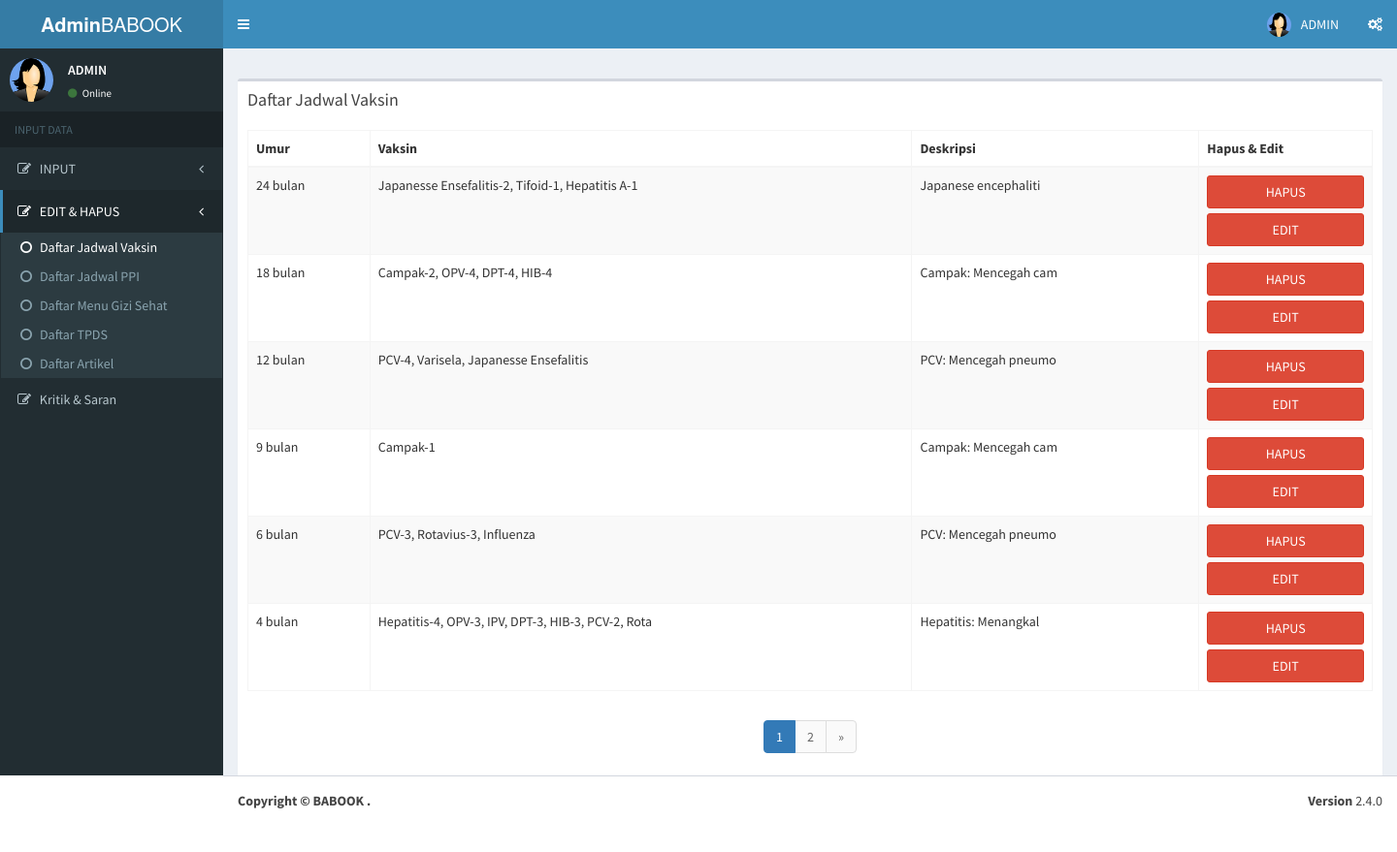
Page /ci319/assets/adminlte24/pages/forms/tampiljadwalvaksin.php (signed in) on the committed database.
### tables this page shows
CREATE TABLE `jadwal_vaksin` (
  `id_vaksin` int(3) NOT NULL,
  `bulan` enum('0 bulan','1 bulan','2 bulan','3 bulan','4 bulan','5 bulan','6 bulan','7 bulan','8 bulan','9 bulan','10 bulan','11 bulan','12 bulan','13 bulan','14 bulan','15 bulan','16 bulan','17 bulan','18 bulan','19 bulan','20 bulan','21 bulan','22 bulan','23 bulan','24 bulan') DEFAULT NULL,
  `nama_vaksin` varchar(50) DEFAULT NULL,
  `deskripsi` varchar(250) NOT NULL
);

### fungsijadwal.php (called while the page is built, shortened)
<?php
$mysqli = mysqli_connect("localhost","root", "", "babook");
function query($query){
	global $mysqli;
	$result= mysqli_query($mysqli,$query) ;
	$rows=[];
	while ($row=mysqli_fetch_assoc($result)) {
		$rows[]=$row;
	}
	return $rows;
}
?>

### ci319/assets/adminlte24/pages/forms/tampiljadwalvaksin.php (the view, shortened to what this page needs)
<?php
require '../../../../../fungsijadwal.php';
  ?>
<!DOCTYPE html>
<html>
<head>
  <link rel="stylesheet" href="../../bower_components/bootstrap/dist/css/bootstrap.min.css">
  <link rel="stylesheet" href="../../bower_components/font-awesome/css/font-awesome.min.css">
  <link rel="stylesheet" href="../../bower_components/Ionicons/css/ionicons.min.css">
  <link rel="stylesheet" href="../../bower_components/bootstrap-daterangepicker/daterangepicker.css">
  <link rel="stylesheet" href="../../bower_components/bootstrap-datepicker/dist/css/bootstrap-datepicker.min.css">
  <link rel="stylesheet" href="../../plugins/iCheck/all.css">
  <link rel="stylesheet" href="../../bower_components/bootstrap-colorpicker/dist/css/bootstrap-colorpicker.min.css">
  <link rel="stylesheet" href="../../plugins/timepicker/bootstrap-timepicker.min.css">
  <link rel="stylesheet" href="../../bower_components/select2/dist/css/select2.min.css">
  <link rel="stylesheet" href="../../dist/css/AdminLTE.min.css">
  <link rel="stylesheet" href="../../dist/css/skins/_all-skins.min.css">
    <link rel="stylesheet" href="../../plugins/pace/pace.min.css">
</head>
<body class="hold-transition skin-blue sidebar-mini">
<div class="wrapper">
  <header class="main-header">
    <a href="welcome.php" class="logo">
      <span class="logo-lg"><b>Admin</b>BABOOK</span>
    </a>
    <nav class="navbar navbar-static-top">
      <a href="#" class="sidebar-toggle" data-toggle="push-menu" role="button">
      </a>
      <div class="navbar-custom-menu">
        <ul class="nav navbar-nav">
          <li class="dropdown user user-menu">
            <a href="#" class="dropdown-toggle" data-toggle="dropdown">
              <img src="../../dist/img/user.jpg" class="user-image" alt="User Image">
              <span class="hidden-xs">ADMIN</span>
            </a>
          </li>
          <li>
            <a href="#" data-toggle="control-sidebar"><i class="fa fa-gears"></i></a>
          </li>
        </ul>
      </div>
    </nav>
  </header>
  <aside class="main-sidebar">
    <section class="sidebar">
      <div class="user-panel">
        <div class="pull-left image">
          <img src="../../dist/img/user.jpg" class="img-circle" alt="User Image">
        </div>
        <div class="pull-left info">
          <p>ADMIN</p>
          <a href="#"><i class="fa fa-circle text-success"></i> Online</a>
        </div>
      </div>
      <ul class="sidebar-menu" data-widget="tree">
        <li class="header">INPUT DATA</li>
        <li class="treeview">
        <a href="#">
            <i class="fa fa-edit"></i> <span>INPUT</span>
            <span class="pull-right-container">
              <i class="fa fa-angle-left pull-right"></i>
            </span>
          </a>
        </li>
        <li class="treeview active">
         <a href="#">
            <i class="fa fa-edit"></i> <span>EDIT & HAPUS</span>
            <span class="pull-right-container">
              <i class="fa fa-angle-left pull-right"></i>
            </span>
          </a>
          <ul class="treeview-menu" style="display:block;">
              <li class="active"><a href="tampiljadwalvaksin.php"><i class="fa fa-circle-o"></i>Daftar Jadwal Vaksin</a></li>
              <li><a href="tampiljadwalppi.php"><i class="fa fa-circle-o"></i>Daftar Jadwal PPI</a></li>
              <li><a href="tampilmenu.php"><i class="fa fa-circle-o"></i>Daftar Menu Gizi Sehat</a></li>
              <li><a href="tampilkpsp.php"><i class="fa fa-circle-o"></i>Daftar TPDS</a></li>
               <li><a href="tampilartikel.php"><i class="fa fa-circle-o"></i>Daftar Artikel</a></li>
                        </ul>
        </li>
              <li class="treeview">
         <a href="#">
            <i class="fa fa-edit"></i> <span>Kritik & Saran</span>
          </a>
    </li>
    </section>
  </aside>
  <div class="content-wrapper">
    <section class="content-header">
    </section>
    <section class="content">
      <div class="row">
        <div class="col-md-6">
            </div>
          </div>
 <div class="box">
              <div class="box-header">
                <h3 class="box-title">Daftar Jadwal Vaksin</h3>
              </div>
              <?php
$jumlahDataPerHalaman = 6;
$jumlahData = count(query("SELECT * from jadwal_vaksin order by id_vaksin desc"));
$jumlahHalaman = ceil($jumlahData / $jumlahDataPerHalaman);
$halamanAktif = (isset($_GET["halaman"]) ) ? $_GET["halaman"] : 1;
$awalData = ( $jumlahDataPerHalaman * $halamanAktif) - $jumlahDataPerHalaman;
$jadwal_vaksin=query("SELECT * FROM jadwal_vaksin order by id_vaksin desc limit $awalData, $jumlahDataPerHalaman");
 ?>
               <form>
              <div class="box-body">
                <table id="example1" class="table table-bordered table-striped">
                 <thead>
            <tr>
                <th>Umur</th>
                <th>Vaksin</th>
                <th>Deskripsi</th>
                <th>Hapus & Edit</th>
               </tr>
            </thead>
              <tbody>
            <?php foreach ($jadwal_vaksin as $row):  ?>
            <tr>
                <td><?= $row["bulan"]; ?></td>
                <td><?= $row["nama_vaksin"]; ?></td>
                <td><?= substr($row['deskripsi'],0,20); ?></td>
                <td><a type="button" class="btn btn-block btn-danger" href="hapusjadwalvaksin.php?id_vaksin=<?= $row["id_vaksin"]; ?>">HAPUS</a><a type="button" class="btn btn-block btn-danger" href="updatejadwalvaksin.php?id_vaksin=<?= $row["id_vaksin"]; ?>">EDIT</a></td>
                </tr>
            <?php endforeach;?>
              </table>
          </div>
                <div class="text-center">
<nav aria-label="Page navigation example">
  <ul class="pagination justify-content-center">
<?php for ($i=1; $i<= $jumlahHalaman ; $i++) : ?>
  <li class="page-item active">
  <?php if ($i == $halamanAktif) : ?>
    <a class="page-link" href="?halaman=<?= $i; ?>"><?php echo $i; ?></a>
    <?php else : ?>
    </li>
    <li class="page-item">
      <a class="page-link" href="?halaman=<?= $i; ?>"><?php echo $i; ?></a>
    <?php endif; ?>
  </li>
<?php endfor; ?>
<?php if($halamanAktif < $jumlahHalaman) : ?>
  <li class="page-item">
  <a class="page-link" href="?halaman=<?= $halamanAktif + 1; ?>">
    <span>&raquo;</span>
  </a>
<?php endif; ?>
</li>
</ul>
</nav>
</div>
</div>
</div>
              </div>
  <footer class="main-footer">
    <div class="pull-right hidden-xs">
      <b>Version</b> 2.4.0
    </div>
    <strong>Copyright &copy; BABOOK <a href="https://adminlte.io"></a>.</strong>
  </footer>
</body>
</html>

### rows in the picture
jadwal_vaksin: bulan "24 bulan", nama_vaksin "Japanesse Ensefalitis-2, Tifoid-1, Hepatitis A-1", deskripsi "Japanese encephaliti"
jadwal_vaksin: bulan "18 bulan", nama_vaksin "Campak-2, OPV-4, DPT-4, HIB-4", deskripsi "Campak: Mencegah cam"
jadwal_vaksin: bulan "12 bulan", nama_vaksin "PCV-4, Varisela, Japanesse Ensefalitis", deskripsi "PCV: Mencegah pneumo"
jadwal_vaksin: bulan "9 bulan", nama_vaksin "Campak-1", deskripsi "Campak: Mencegah cam"
jadwal_vaksin: bulan "6 bulan", nama_vaksin "PCV-3, Rotavius-3, Influenza", deskripsi "PCV: Mencegah pneumo"
jadwal_vaksin: bulan "4 bulan", nama_vaksin "Hepatitis-4, OPV-3, IPV, DPT-3, HIB-3, PCV-2, Rota", deskripsi "Hepatitis: Menangkal"
